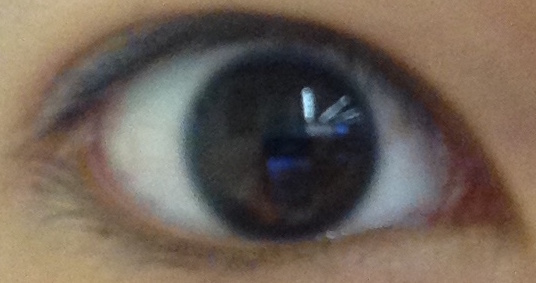
#> input picture eye.JPG, 536 x 283 px, found by its file name
$ python pupil_only.py
#> lines starting #> are read from the running program, lines starting #| are printed output that depends on the picture
import cv2
import cv2.cv as cv
import numpy as np

img = cv2.imread('eye.jpg',0)
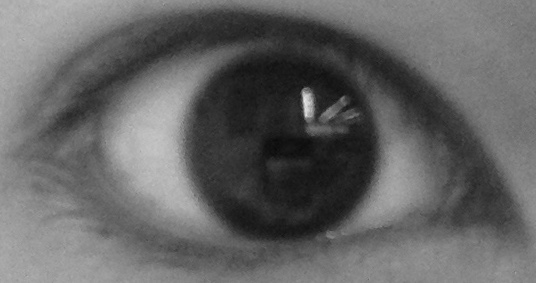
#> img: shape (283, 536); min 10, max 232, mean 100.6
img = cv2.medianBlur(img,5)
cimg = cv2.cvtColor(img,cv2.COLOR_GRAY2BGR)

circles = cv2.HoughCircles(img,cv.CV_HOUGH_GRADIENT,1,40,
                            param1=50,param2=70,minRadius=0,maxRadius=0)
#> circles = [[280.5, 145.5, 97.6]]

circles = np.uint16(np.around(circles))
#> circles = [[280, 146, 98]]
for i in circles[0,:]:
    # draw the center of the circle
    cv2.circle(cimg,(i[0],i[1]),2,(0,0,255),3)
    # draw the outer circle
    cv2.circle(cimg,(i[0],i[1]),i[2],(0,255,0),2)
#> this loop made 1 pass
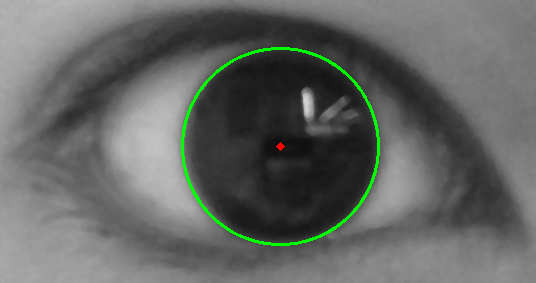
#> cimg: shape (283, 536, 3); mean B, G, R 99.6, 102.8, 99.7

cv2.imshow('detected circles',cimg)
cv2.waitKey(0)
cv2.destroyAllWindows()
